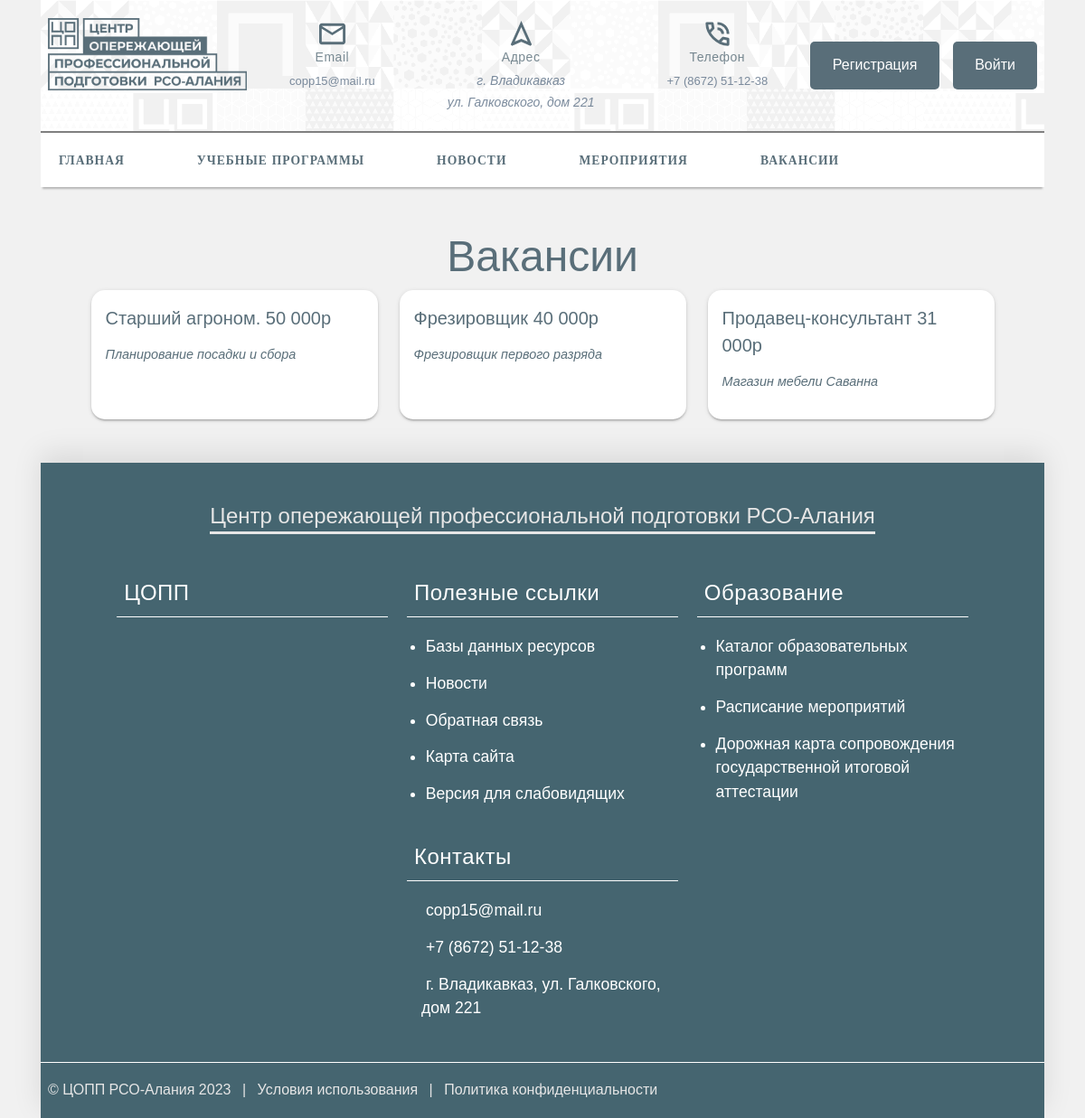
/vacancies/, run on an earlier commit of the app's database.
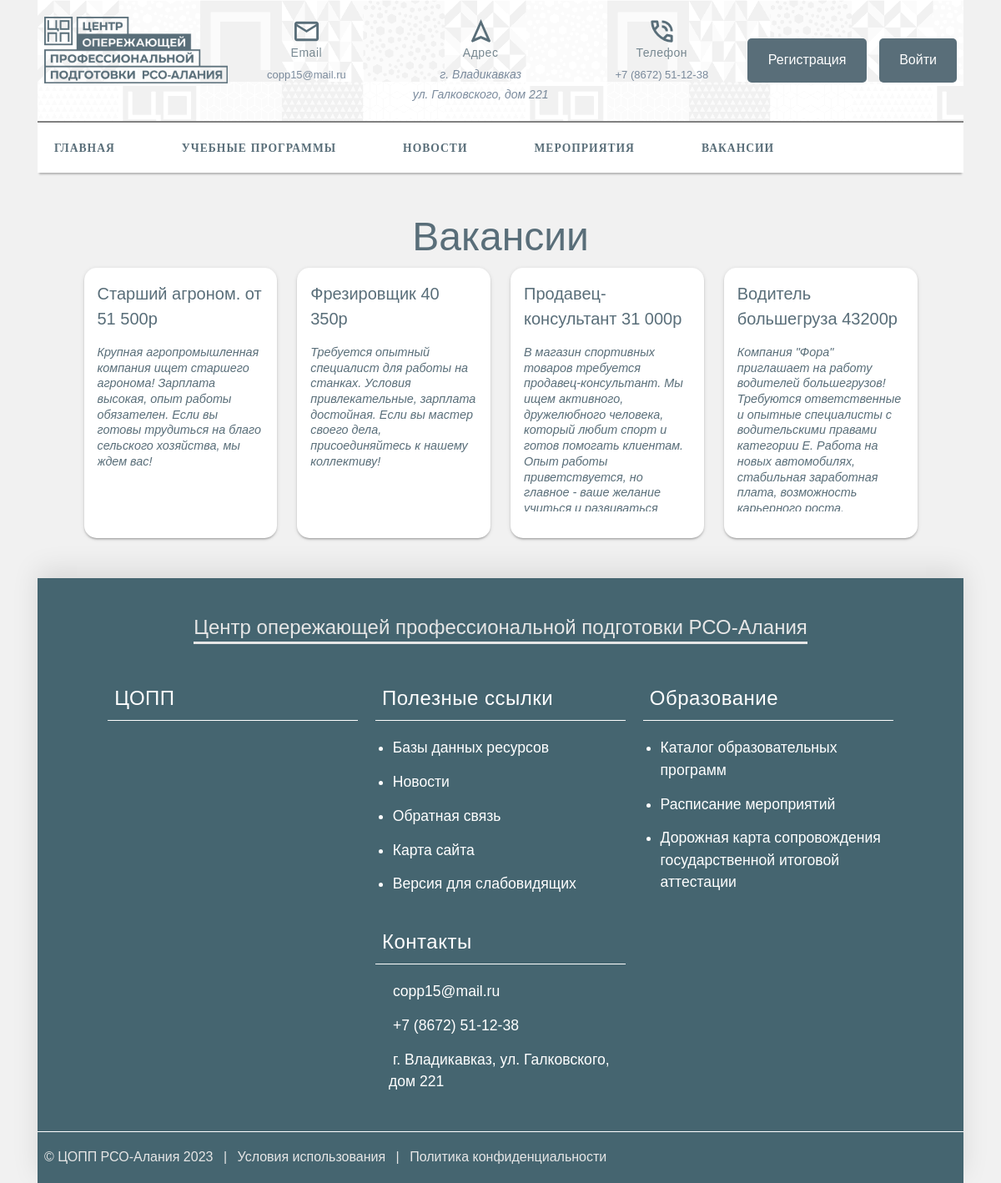
And on a later commit of the database.
### vacancy/models.py (models this page shows, shortened)
class Vacancy(models.Model):
    title = models.CharField(
        max_length=140,
        verbose_name='Заголовок вакансии',
        help_text='Заголовок вакансии'
    )
    short_story = models.TextField(
        verbose_name='Краткая новость',
        help_text='Краткая новость'
    )
    full_story = models.TextField(
        null=True,
        blank=True,
        verbose_name='Полное описание вакансии',
        help_text='Полное описание вакансии'
    )
    date = models.DateTimeField(
        verbose_name='Дата публикации',
        help_text='Дата публикации'
    )
    is_published = models.BooleanField(
        verbose_name='Вакансия опубликована',
    )
    class Meta:
        verbose_name = 'Вакансия'
        verbose_name_plural = 'Вакансии'

### vacancy/views.py (the view)
# urls.py: path('', views.index, name='index'),
def index(request):
    vacancies = Vacancy.objects.all()
    context = {'vacancies': vacancies}
    return render(request, 'vacancy/index.html', context)

### vacancy/templates/vacancy/index.html (shortened to what this page needs)
{% extends 'base.html' %}
{% block content %}
    <div class="container1">
        <h1>Вакансии</h1>
        <div class="theprog">
            {% for vacancy in vacancies %}
                {% include 'vacancy/includes/short_story.html' %}
            {% endfor %}
        </div>
    </div>
{% endblock content %}

### vacancy/templates/vacancy/includes/short_story.html
{% load thumbnail %}
<div class="vacancy">
    <div class="vacancy_title">
        <a href="{% url 'vacancy:vacancy-detail' vacancy.id %}">{{ vacancy.title }}</a>
    </div>
    <div class="prog_discript_sh">
        {{ vacancy.short_story |safe }}
    </div>
</div>

What changed in the data, as far as the page shows it:
changed Vacancy: title "Старший агроном. 50 000р" → "Старший агроном. от 51 500р"; short_story "Планирование посадки и сбора" → "Крупная агропромышленная компания ищет старшего агронома! Зарплата высокая, опыт работы обязателен. Если вы готовы трудиться на благо сельского хозяйства, мы ждем вас!"
changed Vacancy: title "Фрезировщик 40 000р" → "Фрезировщик 40 350р"; short_story "Фрезировщик первого разряда" → "Требуется опытный специалист для работы на станках. Условия привлекательные, зарплата достойная. Если вы мастер своего дела, присоединяйтесь к нашему коллективу!"
changed Vacancy "Продавец-консультант 31 000р": short_story "Магазин мебели Саванна" → "В магазин спортивных товаров требуется продавец-консультант. Мы ищем активного, дружелюбного человека, который любит спорт и готов помогать клиентам. Опыт работы приветствуется, но главное - ваше желание учиться и развиваться…"
added Vacancy: title "Водитель большегруза 43200р", short_story "Компания \"Фора\" приглашает на работу водителей большегрузов! Требуются ответственные и опытные специалисты с водительскими правами категории Е. Работа на новых автомобилях, стабильная заработная плата, возможность карьерного роста."
